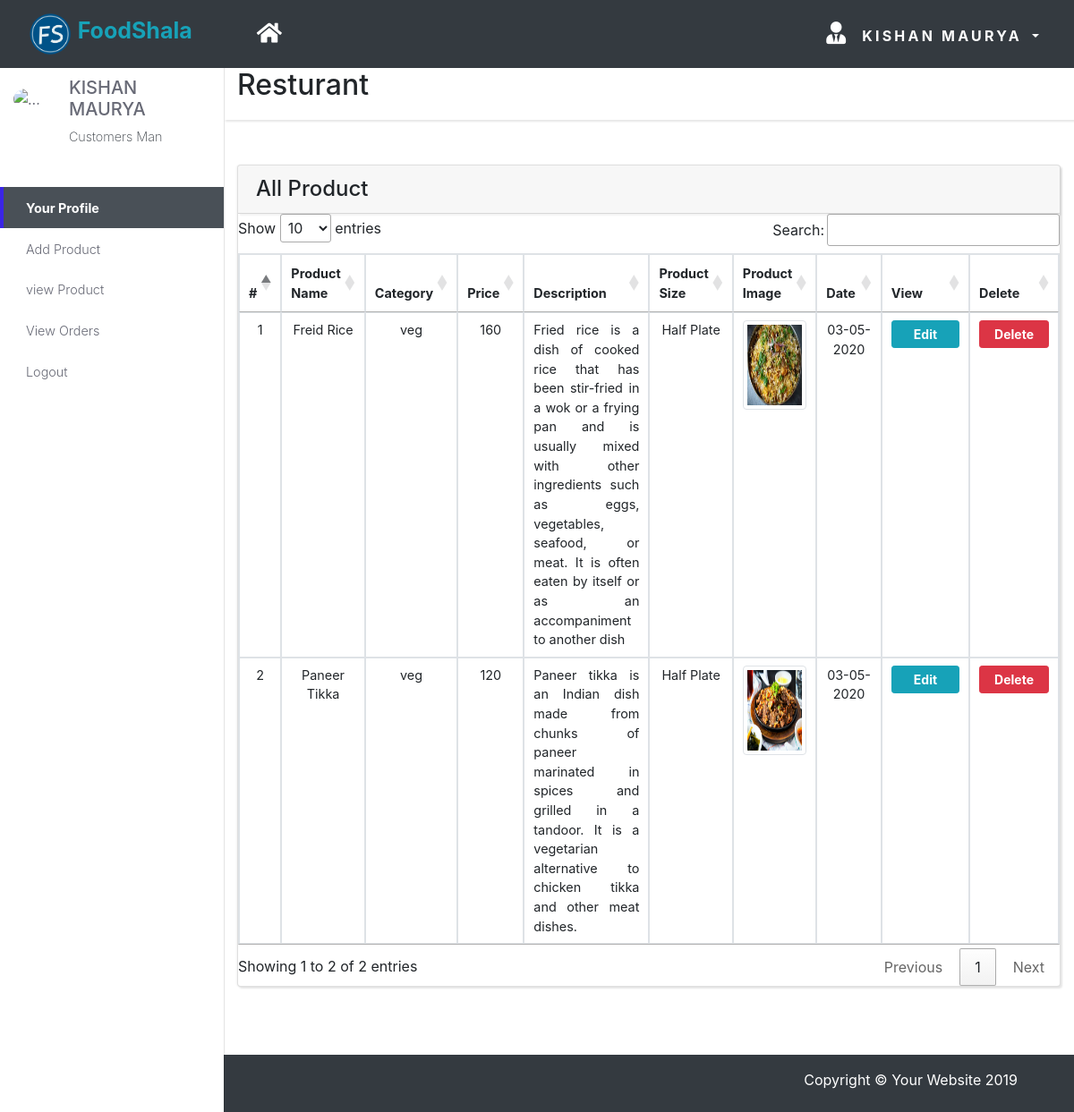
Screenshot of /Resturant/viewProduct.php (signed in) with the database file from the repository.
### tables this page shows
CREATE TABLE `product` (
  `p_id` int(11) NOT NULL,
  `rest_id` int(11) NOT NULL,
  `p_name` varchar(255) NOT NULL,
  `p_category` varchar(255) NOT NULL,
  `p_price` int(100) NOT NULL,
  `p_description` varchar(255) NOT NULL,
  `p_title` varchar(255) NOT NULL,
  `p_image` varchar(255) NOT NULL,
  `created_at` timestamp NULL DEFAULT NULL,
  `updated_at` timestamp NULL DEFAULT NULL
);

### Resturant/viewProduct.php (the view, shortened to what this page needs)
<?php include 'pages/navbar.php'; ?>
<?php include 'pages/sidebar.php'; ?>
<div class="content-inner">
          <header class="page-header">
            <div class="container-fluid">
              <h2 class="no-margin-bottom">Resturant</h2>
            </div>
          </header>
          <section class="updates padding-top">
            <div class="container-fluid">
              <div class="row justify-content-center">
                <div class="col-lg-12">
                  <div class="recent-updates card">
                    <div class="card-header">
                      <h3 class="h4">All Product</h3>
                    </div>
                    <div class="card-body no-padding">
                      <div class="item d-flex justify-content-between">
                        <div class="info d-flex">
                            <table id="example" class="table table-bordered table-responsive" width="100%">
                              <thead>
                                <tr>
                                  <th>#</th>
                                  <th>Product<br>Name</th>
                                  <th>Category</th>
                                  <th>Price</th>
                                  <th>Description</th>
                                  <th>Product<br>Size</th>
                                  <th>Product<br>Image</th>
                                  <th>Date</th>
                                  <th>View</th>
                                  <th>Delete</th>
                                </tr>
                              </thead>
                              <tbody class="text-center">
                          <?php
                            $query="SELECT *
                            FROM product ";
                              $run=mysqli_query($con,$query);
                              while ($row=mysqli_fetch_array($run)) {
                                $img=$row['p_image'];
                                $create_at=$row['created_at'];
                                ?>
                                <tr style="height: 120px !important; overflow-y: scroll;">
                                    <td><?php echo $row['p_id'];?></td>
                                    <td><?php echo $row['p_name'];?></td>
                                    <td><?php echo $row['p_category'];?></td>
                                    <td><?php echo $row['p_price'];?></td>
                                    <td width="20%" class="text-justify"><?php echo $row['p_description'];?></td>
                                    <td><?php echo $row['p_title'];?></td>
                                    <td class="text-center">
                                      <img class="rounded img-thumbnail" src="img/<?php echo htmlentities($img);?>"
                                      style="width: 100px; height: 100px;">
                                    </td>
                                    <td width="9%"><?php echo date("d-m-Y", strtotime($create_at));?></td>
                                    <td>
                                      <button class="btn btn-info btn-sm editProduct px-4 font-weight-bold">Edit</button>
                                    </td>
                                    <td class="text-center">
                                      <button class="btn btn-danger btn-sm deletproduct px-3 font-weight-bold">Delete</button></td>
                                  </tr>
                                <?php
                              }
                             ?>
                              </tbody>
                            </table>
                        </div>
                      </div>
                    </div>
                  </div>
                </div>
              </div>
            </div>
          </section>
          <?php include 'pages/footer.php';?>

### Resturant/include/css/main.css (style rules this page uses)
body { padding-top: 56px; }
.no-padding { padding: 0 !important; }
.no-margin-bottom { margin-bottom: 0 !important; }
section { padding: 50px 0; }
table { font-size: 0.9em; color: #666; }
header.page-header { padding: 20px 0; }
.content-inner { position: relative; width: calc(100% - 250px); min-height: calc(100vh - 70px); padding-bottom: 60px; }
.page-header { background: #fff; padding: 20px; -webkit-box-shadow: 2px 2px 2px rgba(0, 0, 0, 0.1); box-shadow: 2px 2px 2px rgba(0, 0, 0, 0.1); position: relative; z-index: 8; }
button, input { outline: none !important; }
.card { margin-bottom: 30px; -webkit-box-shadow: 2px 2px 2px rgba(0, 0, 0, 0.1), -1px 0 2px rgba(0, 0, 0, 0.05); box-shadow: 2px 2px 2px rgba(0, 0, 0, 0.1), -1px 0 2px rgba(0, 0, 0, 0.05); }
.card-header { -webkit-box-shadow: 2px 2px 2px rgba(0, 0, 0, 0.05); box-shadow: 2px 2px 2px rgba(0, 0, 0, 0.05); }
.card-header h1, .card-header h2, .card-header h3, .card-header h4, .card-header h5, .card-header h6 { margin-bottom: 0; }

### rows the page displays
product: p_id "1", p_name "Freid Rice", p_category "veg", p_price "160", p_description "Fried rice is a dish of cooked rice that has been stir-fried in a wok or a frying pan and is usually mixed with other ingredients such as eggs, vegetables, seafood, or meat. It is often eaten by itself or as an accompaniment to another dish", p_title "Half Plate", p_image (picture), created_at "03-05-2020"
product: p_id "2", p_name "Paneer Tikka", p_category "veg", p_price "120", p_description "Paneer tikka is an Indian dish made from chunks of paneer marinated in spices and grilled in a tandoor. It is a vegetarian alternative to chicken tikka and other meat dishes.", p_title "Half Plate", p_image (picture), created_at "03-05-2020"

### other values shown
$_SESSION['resturant'] "KISHAN MAURYA"
$_SESSION['login_type'] "Customers"
